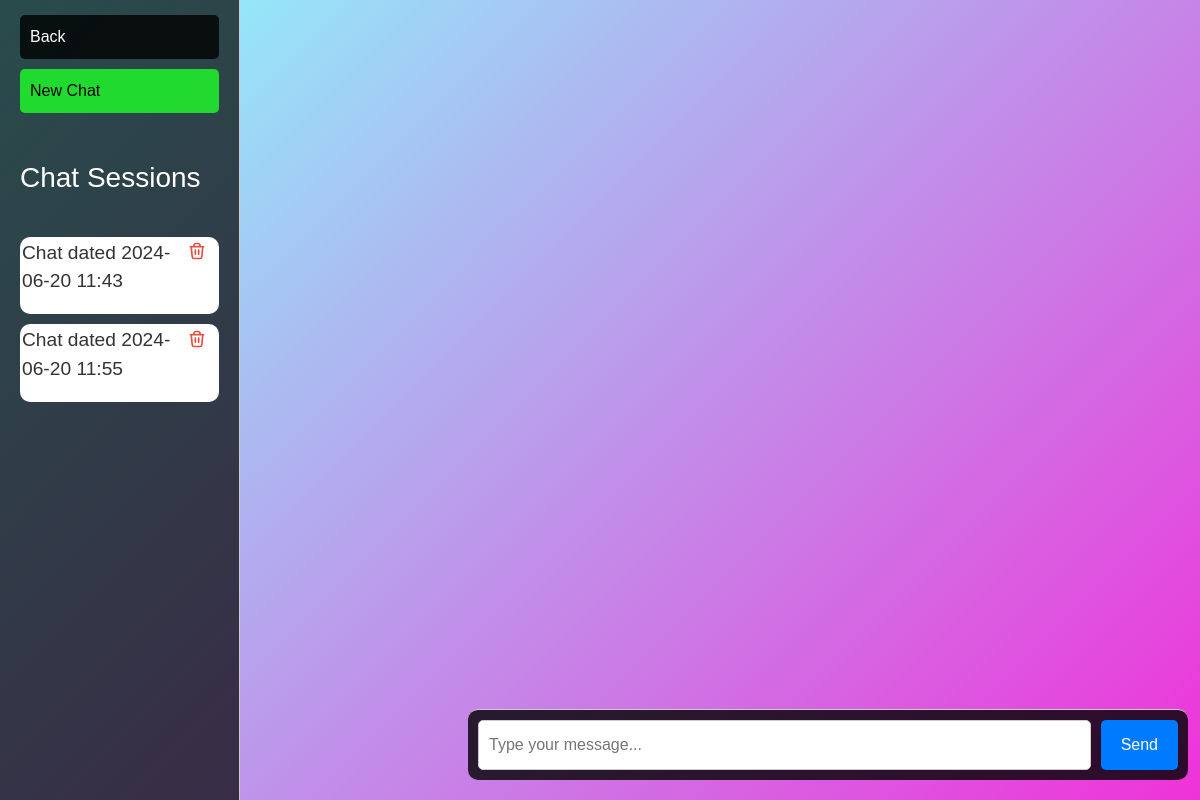
The page /chat/ (signed in) on the database as committed earlier.
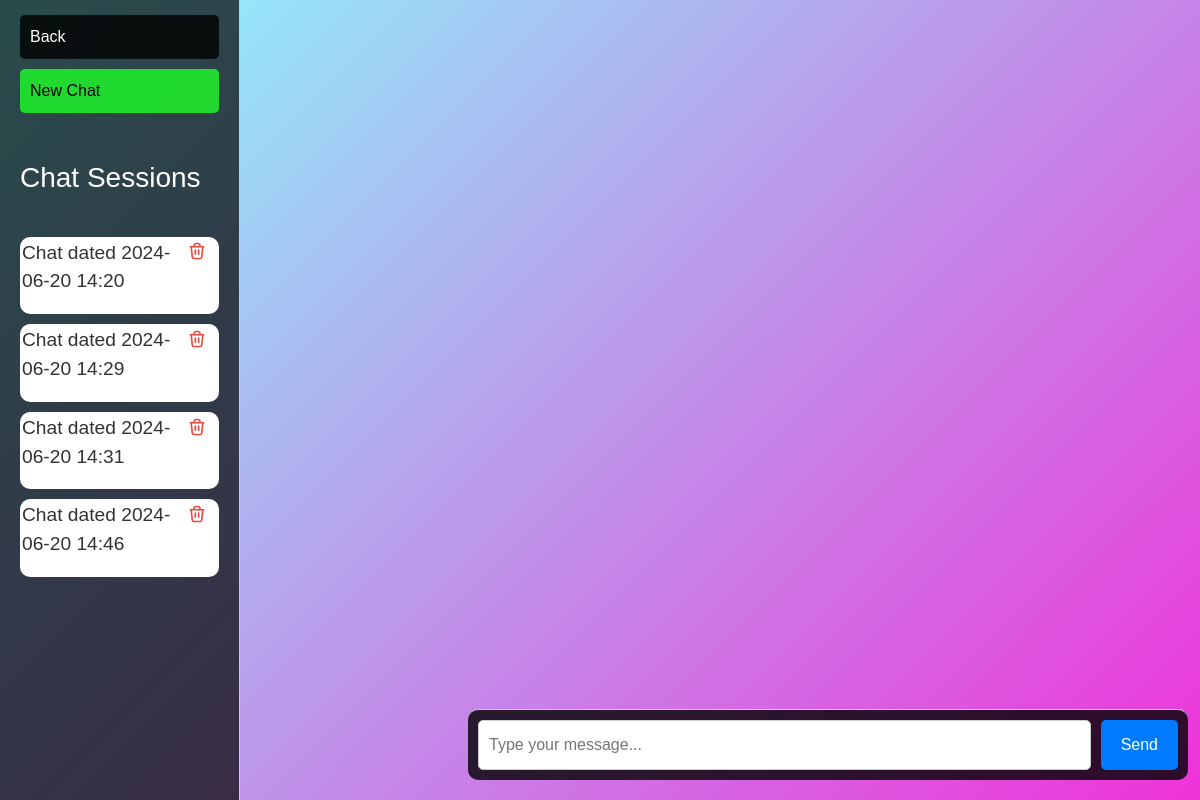
The same page on the database as committed later.
### chat/models.py (models this page shows)
class ChatSession(models.Model):
    user = models.ForeignKey(User, on_delete=models.CASCADE)
    content = models.TextField(default='')
    date = models.DateField(auto_now_add=True)

### chat/views.py (the view)
# urls.py: path('', views.all_chats, name='all_chats'),
@login_required
def all_chats(request):
    chat_sessions = ChatSession.objects.filter(user=request.user)
    return render(request, 'chat_interface.html', { 'chat_sessions': chat_sessions})

### chat/templates/chat_interface.html (shortened to what this page needs)
{% load static %}
<!DOCTYPE html>
<html lang="en">
<head>
    <link rel="stylesheet" href="https://stackpath.bootstrapcdn.com/bootstrap/4.5.2/css/bootstrap.min.css">
</head>
<body>
    <div id="container">
        <div id="product-details">
            <a href="/"><div class="back">Back</div></a>
            <a href="/chat/add_chat"><div id="save">New Chat</div></a>
            <br><br>
            <h3 style="color: #fff;">Chat Sessions</h3>
            <br>
            <div class="chatsession-container">
                {% for chat_session in chat_sessions %}
                    <div class="chat-session">
                        <a href="/chat/{{chat_session.id}}"><p class="chat-content">{{ chat_session.content }}</p></a>
                        <a href="delete/{{chat_session.id}}">
                        </a>
                    </div>
                {% endfor %}
            </div>
        </div>
        <div id="chat-container">
            <div id="chat-box">
                <br>
            </div>
            <div id="user-input-container">
                <input type="text" id="user-input" placeholder="Type your message...">
                <button id="send-button">Send</button>
            </div>
        </div>
    </div>
</body>
</html>

### chat/templates/chat_interface.html (style rules this page uses)
body, html { height: 100%; font-family: Arial, sans-serif; background:linear-gradient(135deg, #89fffd, #ef32d9); position: sticky; }
.delete-icon { height: 20px; width: 20px; margin-left: 10px; margin-right: 10px; color: #e74c3c; }
#container { display: flex; height: 100%; }
#product-details { width: 20%; padding: 20px; padding-top: 15px !important; background-color: rgba(0, 0, 0, 0.7); border-right: 1px solid #ccc; display: flex; flex-direction: column; }
#product-details p { font-size: 1.2em; color: #333; }
#chat-container { margin-top: 50px; margin-left: 28px; display: flex; flex-direction: column; width: 66.67%; justify-content: space-between; }
#chat-box { margin-right: 10%; flex: 1; padding-left: 20px; overflow-y: auto; background-color: rgba(0, 0, 0, 0); width: 100%; margin: 30 auto; height: calc(100vh - 200px); }
#user-input-container { display: flex; padding: 10px; border-radius: 10px; background-color: rgba(0, 0, 0, 0.8); width: 90%; border-top: 1px solid #ccc; margin: 0 auto; margin-bottom: 20px; margin-left: 200px; position: sticky; }
#user-input { flex: 1; padding: 10px; height: 50px; border: 1px solid #ccc; border-radius: 5px; margin-right: 10px; }
#send-button { padding: 10px 20px; background-color: #007bff; color: #fff; border: none; border-radius: 5px; cursor: pointer; }
.back { background-color: rgba(0, 0, 0, 0.8); padding: 10px; border-radius: 5px; width: 100%; color: #fff; margin: 0px; }
#save { background-color: rgba(30, 255, 41, 0.8); padding: 10px; border-radius: 5px; width: 100%; color: #000000; margin-top: 10px; }
.chatsession-container { flex-direction: column; align-items: center; height: calc(130vh - 200px); overflow-y: auto; }
.chat-session { background-color: #fff; padding: 2px; border-radius: 10px; margin: 10px auto; width: 100%; color: #333; display: flex; justify-content: space-between; align-items: top; }

Rows that differ between the two databases and show on the page:
removed ChatSession: content "Chat dated 2024-06-20 11:43"
removed ChatSession: content "Chat dated 2024-06-20 11:55"
added ChatSession: content "Chat dated 2024-06-20 14:20"
added ChatSession: content "Chat dated 2024-06-20 14:29"
added ChatSession: content "Chat dated 2024-06-20 14:31"
added ChatSession: content "Chat dated 2024-06-20 14:46"
